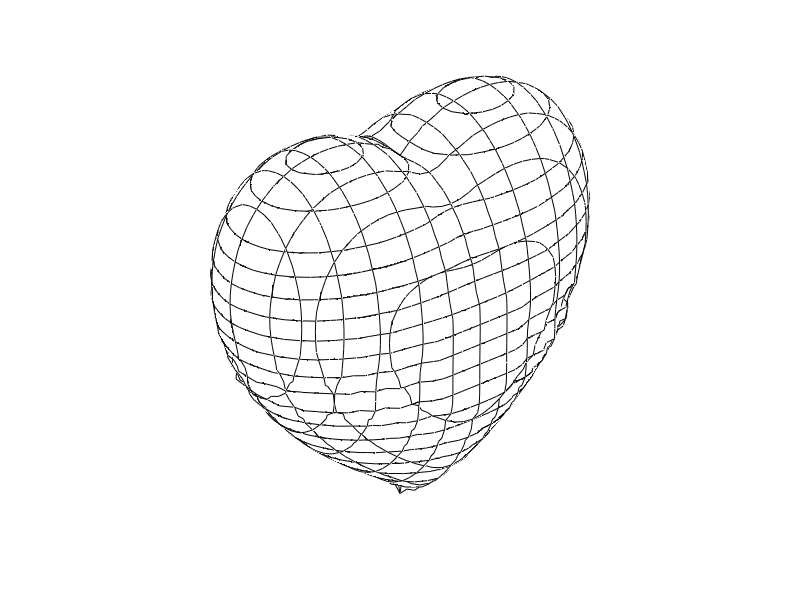

MATLAB code to generate this figure:
function heart  % Initialize the volume data, figure, and axes:  [X,Y,Z] = meshgrid(linspace(-3,3,101));  F = -X.^2.*Z.^3-(9/80).*Y.^2.*Z.^3+(X.^2+(9/4).*Y.^2+Z.^2-1).^3;  hFigure = figure('Position',[200 200 400 400],'Color','w');  hAxes = axes('Parent',hFigure,'Units','pixels',...               'Position',[1 1 400 400],'NextPlot','add',...               'DataAspectRatio',[1 1 1],'Visible','off',...               'CameraViewAngle',10,...               'XLim',[32 70],'YLim',[39 63],'ZLim',[34 73]);  view([-39 30]);  % Create and plot contours in the y-z plane:  for iX = [35 38 41 45 48 51 54 57 61 64 67]    plane = reshape(F(:,iX,:),101,101);    cData = contourc(plane,[0 0]);    xData = iX.*ones(1,cData(2,1));    plot3(hAxes,xData,cData(2,2:end),cData(1,2:end),'k');  end  % Create and plot contours in the x-z plane:  for iY = [41 44 47 51 55 58 61]    plane = reshape(F(iY,:,:),101,101);    cData = contourc(plane,[0 0]);    yData = iY.*ones(1,cData(2,1));    plot3(hAxes,cData(2,2:end),yData,cData(1,2:end),'k');  end  % Create and plot contours in the x-y plane:  for iZ = [36 38 40 42 44 46 48 50 52 54 56 58 60 62 64 66 69 71]    plane = F(:,:,iZ);    cData = contourc(plane,[0 0]);    startIndex = 1;    if size(cData,2) > (cData(2,1)+1)      startIndex = cData(2,1)+2;      zData = iZ.*ones(1,cData(2,1));      plot3(hAxes,cData(1,2:(startIndex-1)),...            cData(2,2:(startIndex-1)),zData,'k');    end    zData = iZ.*ones(1,cData(2,startIndex));    plot3(hAxes,cData(1,(startIndex+1):end),...          cData(2,(startIndex+1):end),zData,'k');  end  % Fill the inside of the mesh with an isosurface to  % block rendering of the back side of the heart:  p = patch(isosurface(F,-0.001));  set(p,'FaceColor','w','EdgeColor','none');end